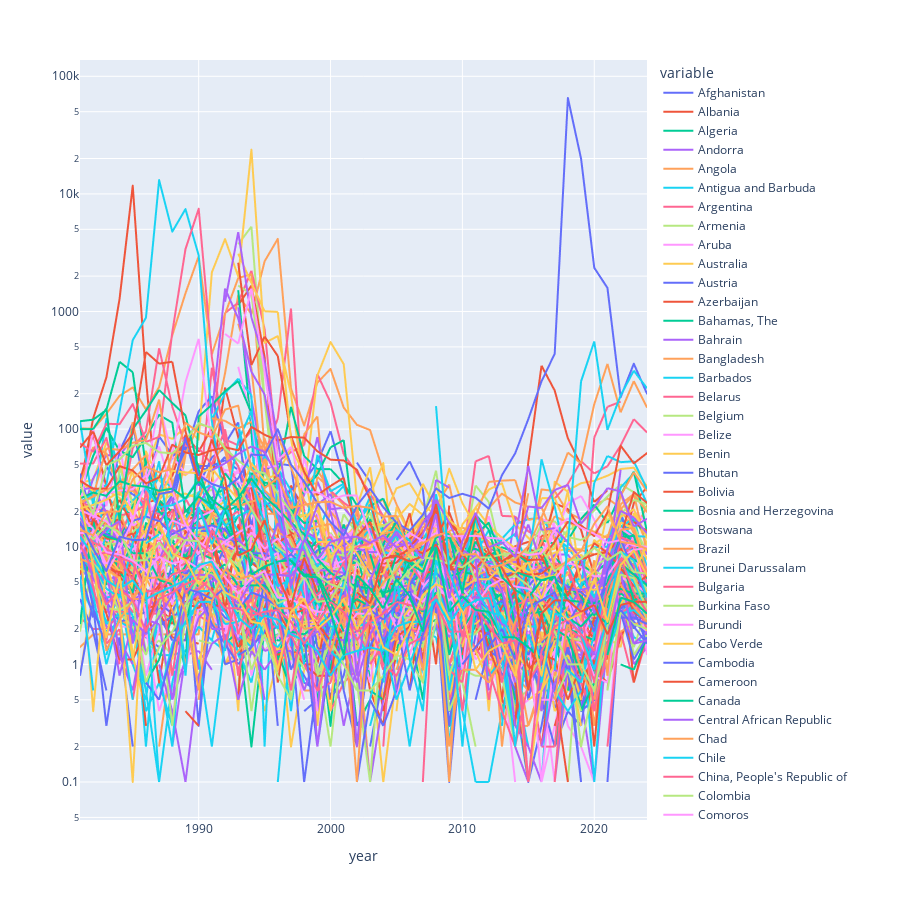

Notebook source saved alongside this figure:
### Code cell
from plotly.express import line
line(data_frame=data, x=data.columns[0], y=data.columns[1:], height=900, log_y=True)
